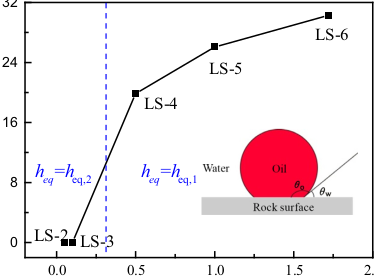
#> input picture Resultados/Contact_Angle.png, 374 x 279 px
$ python Artigo_AC.py
#> lines starting #> are read from the running program, lines starting #| are printed output that depends on the picture
#!/usr/bin/env python3
# -*- coding: utf-8 -*-
"""
Created on Mon Aug  1 16:22:31 2022

@author: wsantos

Extract points from a image
"""
import numpy as np
import matplotlib.pyplot as plt
import cv2
from matplotlib import colors


img = cv2.imread('Contact_Angle.png', 2)
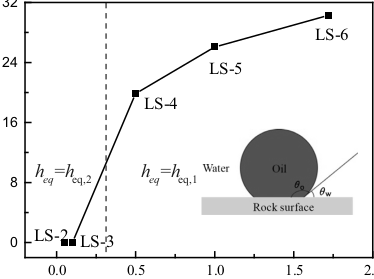
#> img: shape (279, 374); min 0, max 255, mean 236
plt.figure()
plt.imshow(img)
#####################  Point  #######################
meioy = 14
meiox = 328
plt.hlines(y=meioy, xmin=0, xmax=np.shape(img)[1], color='b')
plt.vlines(x=meiox, ymin=0.0, ymax=np.shape(img)[0], color='b')
#####################################################

######################   Scale   ####################
#y
scale_ymin = 2
scale_ymax = 62
plt.hlines(y=scale_ymin, xmin=0, xmax=np.shape(img)[1], color='g', linestyle='dashed')
plt.hlines(y=scale_ymax, xmin=0, xmax=np.shape(img)[1], color='g', linestyle='dashed')
#x

#####################################################

#####################  Bounderies  #################

boundx = 55
boundy = 240
plt.vlines(x=boundx, ymin=0.0, ymax=np.shape(img)[0], color='tab:brown', linewidth=3)
plt.hlines(y=boundy, xmin=0, xmax=np.shape(img)[1], color='tab:brown', linewidth=3)


####################################################
scale_y = scale_ymax - scale_ymin #escala em
Point_y = meioy - scale_ymin


##################  Conversão  ####################

y = (8*Point_y)/scale_y
y = 32 - y
print(y)
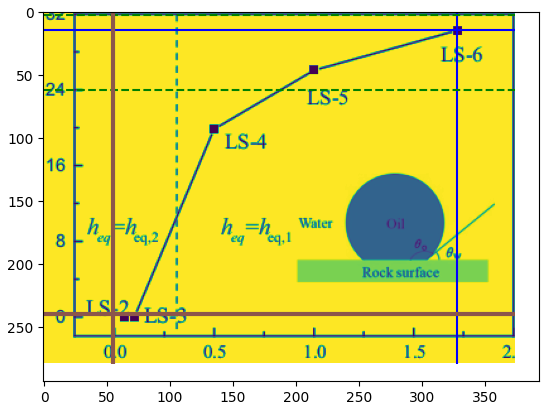
#> figure drawn by matplotlib, 1 panel
